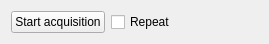
<?xml version="1.0" encoding="UTF-8"?>
<ui version="4.0">
 <class>widget</class>
 <widget class="QWidget" name="widget">
  <property name="geometry">
   <rect>
    <x>0</x>
    <y>0</y>
    <width>269</width>
    <height>41</height>
   </rect>
  </property>
  <layout class="QHBoxLayout" name="horizontalLayout">
   <item>
    <widget class="QPushButton" name="pb_acquisition">
     <property name="text">
      <string>Start acquisition</string>
     </property>
    </widget>
   </item>
   <item>
    <widget class="QCheckBox" name="cb_repeat">
     <property name="text">
      <string>Repeat</string>
     </property>
    </widget>
   </item>
   <item>
    <spacer name="horizontalSpacer">
     <property name="orientation">
      <enum>Qt::Horizontal</enum>
     </property>
     <property name="sizeHint" stdset="0">
      <size>
       <width>87</width>
       <height>20</height>
      </size>
     </property>
    </spacer>
   </item>
  </layout>
 </widget>
 <resources/>
 <connections/>
</ui>
